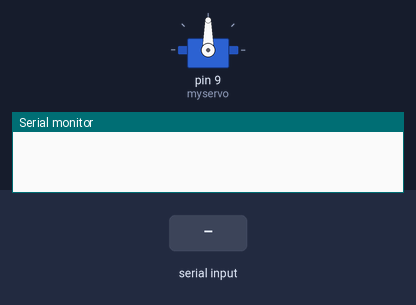
The sketch below on a simulated Arduino Uno, built with avr-gcc and run on an emulated ATmega328P. Shown: servo, the last lines printed to the serial monitor. Inputs (shaded band) come from the test bench.

Above: at 1.2 s.
1.3 s: "open" received over Serial
At 2.1 s:
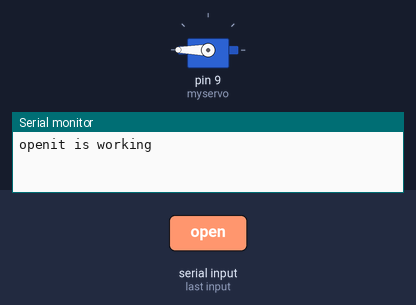
At 3.0 s:
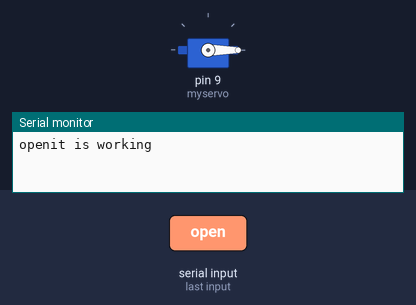
3.8 s: "1" received over Serial
Timing chart, 0 to 6.8 s (numbered marks = the images above; inputs shaded):
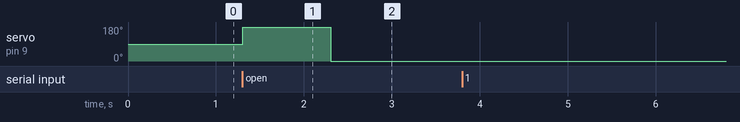

The sketch:

codearduino.ino
```cpp
#include <Servo.h>

Servo myservo;
int openingPos = 180;
int normalPos = 0;
void setup() {
  Serial.begin(9600); // opens serial port, sets data rate to 9600 bps
  myservo.attach(9);
}

void loop() {
  // send data only when you receive data:
  if (Serial.available() > 0) {
    // read the incoming byte:
    String readString;
    String Q;


     while (Serial.available()){
      delay(1);
      if(Serial.available()>0){
      char c = Serial.read();
       if (isControl(c)){
      break;
      }
      readString += c;
      }
     }

    Q = readString;

    // say what you got:
    Serial.print(Q);

    if(Q == "open"){
      Serial.print("it is working");
      myservo.write(openingPos);
      delay(1000);
      myservo.write(normalPos);
    }
  }
}
```

Measured:
- after the input at 1.3 s, servo on pin 9 (myservo): 90° → 180° at once, → 0° 1.0 s later
